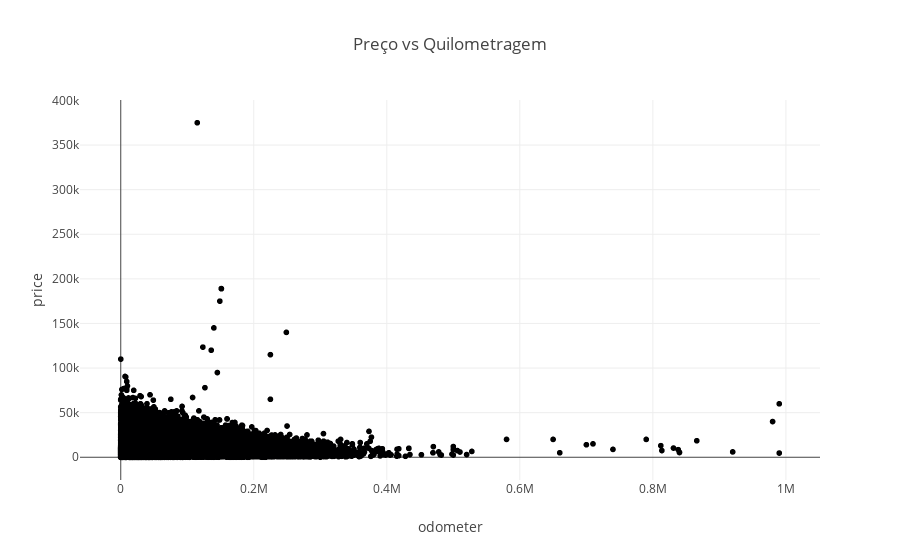

The notebook cell saved with this chart:
### Code cell
px.scatter(df, x='odometer', y='price', title='Preço vs Quilometragem')

### Figure 1 — Plotly figure (JSON) as saved in the notebook; plotly's stock layout.template omitted (floating-point values rounded to 4 significant figures; data arrays with more than 128 entries replaced by an {"elided": "..."} marker saying what was removed)
{"data": [{"hovertemplate": "odometer=%{x}<br>price=%{y}<extra></extra>", "legendgroup": "", "marker": {"color": "#000001", "symbol": "circle"}, "mode": "markers", "name": "", "showlegend": false, "type": "scattergl", "x": {"elided": "51525 float values"}, "xaxis": "x", "y": {"elided": "51525 int values"}, "yaxis": "y"}], "layout": {"legend": {"tracegroupgap": 0}, "title": {"text": "Preço vs Quilometragem"}, "xaxis": {"anchor": "y", "domain": [0, 1], "title": {"text": "odometer"}}, "yaxis": {"anchor": "x", "domain": [0, 1], "title": {"text": "price"}}}}
